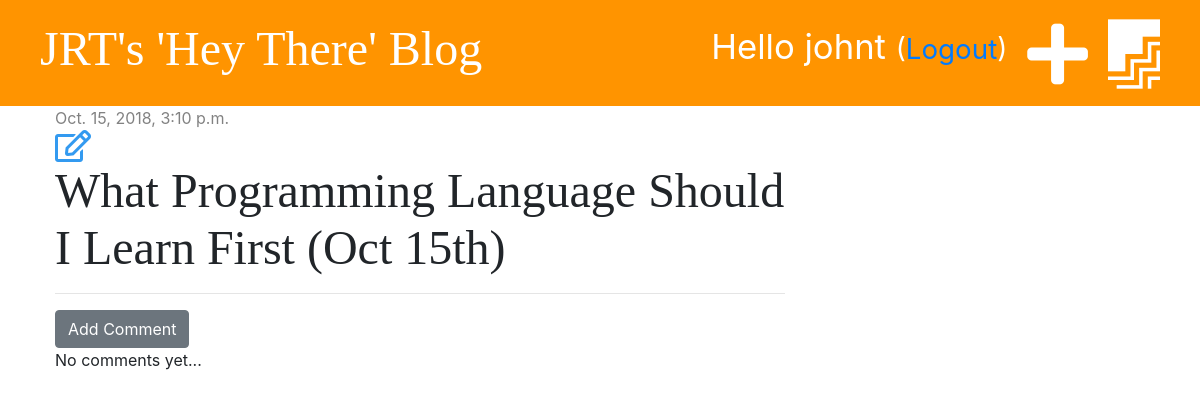
The page /post/1/ (signed in) on the database as committed earlier.
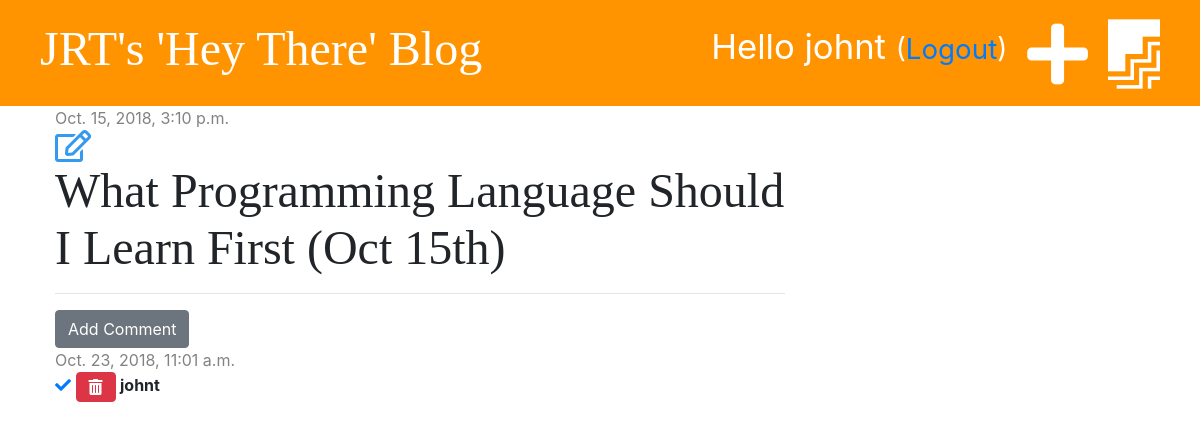
The same page on the database as committed later.
### blog/models.py (models this page shows, shortened)
class Post(models.Model):
    author = models.ForeignKey('auth.User', on_delete=models.CASCADE)
    title = models.CharField(max_length=200)
    text = models.TextField()
    created_date = models.DateTimeField(default=timezone.now)
    published_date = models.DateTimeField(blank=True, null=True)

class Comment(models.Model):
    post = models.ForeignKey('blog.Post', on_delete=models.CASCADE, related_name='comments')
    author = models.CharField(max_length=200)
    text = models.TextField()
    created_date = models.DateTimeField(default=timezone.now)
    approved = models.BooleanField(default=False)

### blog/views.py (the view)
# urls.py: path('post/<int:pk>/', views.post_detail, name='post_detail'),
def post_detail(request, pk):
    post = get_object_or_404(Post, pk=pk)
    stuff_for_front_end = {'post': post}
    return render(request, 'blog/post_detail.html', stuff_for_front_end)

### blog/templatetags/markdownify.py (called while the page is built)
@register.filter
def markdown(value):
    renderer = HighlightRenderer()
    markdown = mistune.Markdown(renderer=renderer)
    return markdown(value)

### blog/templates/blog/post_detail.html (shortened to what this page needs)
{% extends 'blog/base.html' %}
{% load markdownify %}
{% block content %}
    <div class="post">
        {% if post.published_date %}
            <div class="date">
                {{ post.published_date }}
            </div>
            {% else %}
        <a href="{% url 'post_publish' pk=post.pk %}" class="btn btn-primary">Publish</a>
        {% endif %}
        {% if user.is_authenticated %}
            <a href="{% url 'post_edit' pk=post.pk %}"><i class="far fa-edit fa-2x" style="color: #339af0;"></i></a>
        {% endif %}
        <h1>{{ post.title }}</h1>
        <hr>
        <a href="{% url 'add_comment_to_post' pk=post.pk %}" class="btn btn-secondary">Add Comment</a>
        {% for comment in post.comments.all %}
            {% if user.is_authenticated or comment.approved %}
                <div class="comment">
                    <div class="date">
                        {{ comment.created_date }}
                    </div>
                    {% if not comment.approved and user.is_superuser %}
                        <a href="{% url 'comment_approve' pk=comment.pk %}"><i class="fas fa-check"></i></a>
                        <a href="{% url 'comment_remove' pk=comment.pk %}" class="btn btn-danger"><i class="fas fa-trash-alt"></i></a>
                    {% endif %}
                    <strong>{{ comment.author }}</strong>
                    </div>
            {% endif %}
        {% empty %}
            <p>No comments yet...</p>
        {% endfor %}
    </div>
{% endblock %}

### blog/templates/blog/base.html (shortened to what this page needs)
{% load staticfiles %}
<html>
<head>
    <link rel="stylesheet" href="https://stackpath.bootstrapcdn.com/bootstrap/4.1.3/css/bootstrap.min.css">
    <link rel="stylesheet" href="{% static 'css/blog.css' %}">
    <link rel="stylesheet" href="https://use.fontawesome.com/releases/v5.4.1/css/all.css">
    <link rel="stylesheet" href="{% static 'css/zenburn.css' %}">
</head>
<body>
<div class="page-header">
    {% if user.is_authenticated %}
        <a href="{% url 'post_draft_list' %}" class="top-menu"><i class="fab fa-firstdraft fa-2x" style="color: white"></i></a>
        <a href="{% url 'post_new' %}" class="top-menu"><i class="fas fa-plus fa-2x" style="color: white"></i></a>
        <p class="top-menu">Hello {{ user.username }} <small>(<a href="{% url 'logout' %}">Logout</a>)</small></p>
    {% else %}
        <a href="{% url 'login' %}" class="top-menu"><i class="fas fa-sign-in-alt fa-2x" style="color: white"></i></a>
    {% endif %}
    <h1><a href="/">JRT's 'Hey There' Blog</a></h1>
</div>
<div class="content container">
    <div class="row">
        <div class="col-md-8">
            {% block content %}
            {% endblock %}
         </div>
    </div>
</div>
</body>
</html>

### blog/static/css/blog.css (style rules this page uses)
.page-header { background-color: #ff9400; margin-top: 0; padding: 20px 20px 20px 40px; }
.page-header h1, .page-header h1 a { color: #ffffff; font-size: 36pt; text-decoration: none; }
.content { margin-left: 40px; }
h1, h2, h3, h4 { font-family: 'Tangerine', 'Inconsolata', 'Droid Sans', serif; font-size: 48px; }
.date { color: #828282; }
.post { margin-bottom: 70px; }
.top-menu, top-menu:hover { color: #ffffff; float: right; font-size: 26pt; margin-right: 20px; }
.comment { margin: 20px 0x 20px 20px; }

Rows that differ between the two databases and show on the page:
added Comment: created_date "Oct. 23, 2018, 11:01 a.m.", approved False (drawn), author "johnt"
Other text that changed with them:
text no longer shown: "No comments yet..."
